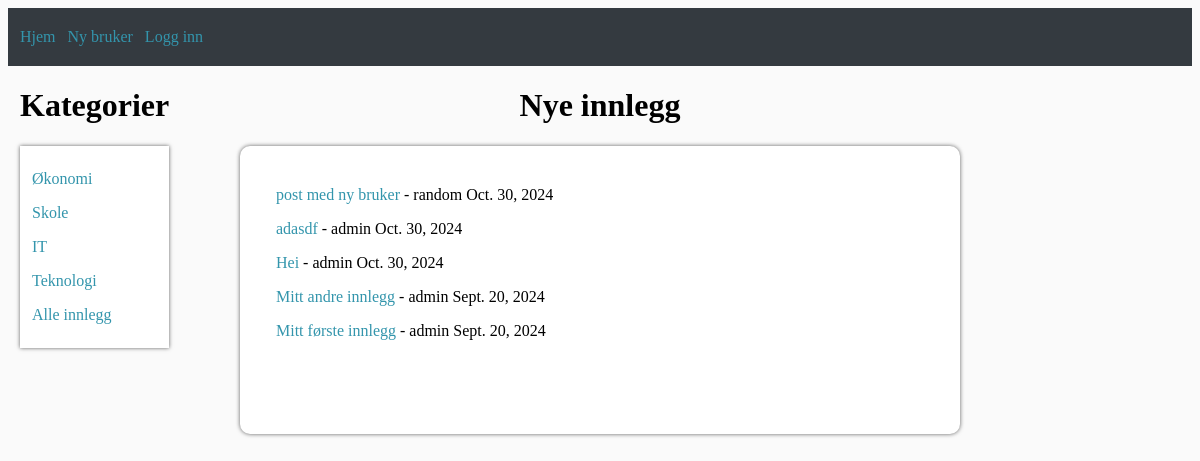
/, run on an earlier commit of the app's database.
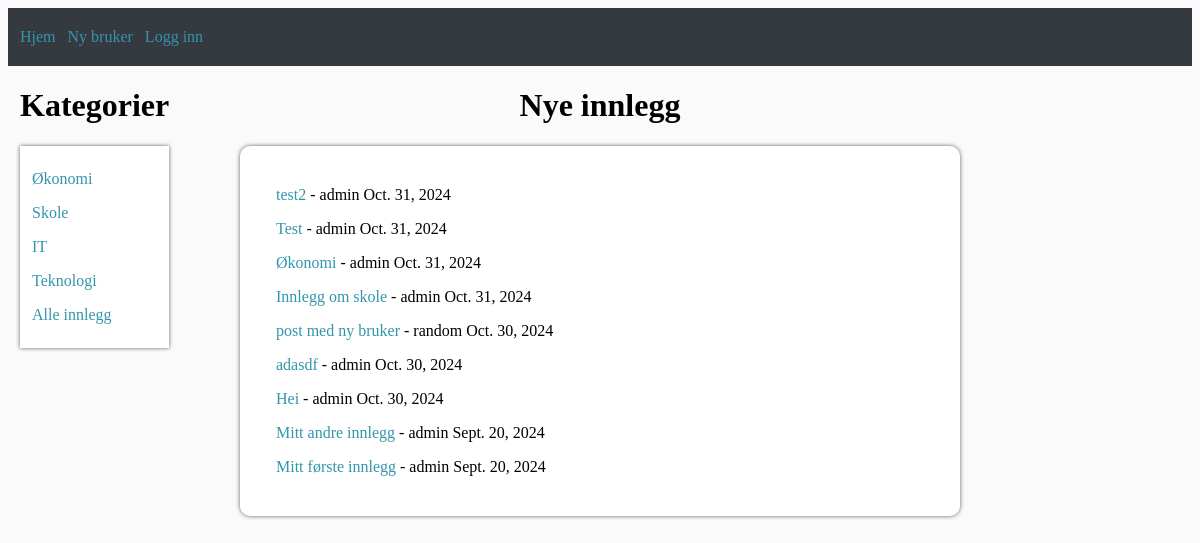
And on a later commit of the database.
### blog/models.py (models this page shows, shortened)
class Post(models.Model):
    title = models.CharField(max_length=100)
    author = models.ForeignKey(User, on_delete=models.CASCADE)
    body = models.TextField()
    date = models.DateField(default=timezone.now)
    categories = models.ManyToManyField(Category, related_name='posts', default="Annet")

### blog/views.py (the view)
# urls.py: 2. Add a URL to urlpatterns:  path('', Home.as_view(), name='home')
class Home(ListView):
    model = Post
    template_name = 'home.html'
    ordering = ['-id']

### blog/templates/home.html (shortened to what this page needs)
{% extends 'basetemplate.html' %}
    {% block defaultnavbar %}
        <div class="content-container">
            <div class="categories-container">
                <h1>Kategorier</h1>
                <div class="categories-list">
                    <div class="categories-text">
                        <p><a href="økonomi.html">Økonomi<a></p>
                        <p><a href="">Skole</a></p>
                        <p><a href="">IT</a></p>
                        <p><a href="">Teknologi</a></p>
                        <p><a href="">Alle innlegg</a></p>
                    </div>
                </div>
            </div>
            <div class="post-list">
                <h1>Nye innlegg</h1>
                <div class="main-container indented-text">
                    {% for post in object_list %}
                           <p> <a href="{% url 'blog_article_content' post.pk %}"> {{post.title}} </a> - {{post.author}} {{post.date}}<br/></p>
                    {% endfor %}
                </div>
            </div>
        </div>
    {% endblock %}

### blog/templates/basetemplate.html
<div class="navbar">
    <p><a href="{% url 'home' %}">Hjem</a></p>
    {% if not user.is_authenticated %}
        <p><a href="{% url 'sign_up' %}">Ny bruker</a></p>
        <p><a href="{% url 'login' %}">Logg inn</a></p>
    {% elif user.is_authenticated %}
        <p><a href="{% url 'create_post' %}">Nytt innlegg</a></p>
        <p><a href="{% url 'logout_confirmation' %}">Logg ut</a></p>
    {% endif %}
</div>
{% block defaultnavbar %}
{% endblock %}
{% load static %}
<link rel="stylesheet" href="{% static 'style.css'%}">

### blog/static/style.css (style rules this page uses)
h1 { text-align: center; }
.indented-text p { position: relative; margin-left: 3vw; }
.indented-text { padding-top: 3vh; padding-bottom: 3vh; }
.main-container { width: 60vw; background-color: white; box-shadow: 0 0 4px #606060; position: relative; min-height: 30vh; border-radius: 10px; }
.post-list { position: absolute; left: 50%; transform: translateX(-50%); }
a { color: #3395ac; text-decoration: none; }
.navbar { background-color: #343a40; padding-top: 0.5vh; padding-bottom: 0.5vh; height: fit-content; display: flex; flex-flow: row; }
.navbar p { width: fit-content; margin-left: 1vw; }
.content-container { display: flex; flex-direction: row; max-width: 100vw; }
.categories-container { width: fit-content; position: relative; margin-left: 1vw; }
.categories-list { background-color: white; box-shadow: 0 0 4px #606060; }
.categories-text { position: relative; margin-left: 1vw; margin-right: 3vw; padding-top: 1vh; padding-bottom: 1vh; }

What changed in the data, as far as the page shows it:
added Post: title "test2", author "admin", date "Oct. 31, 2024"
added Post: title "Test", author "admin", date "Oct. 31, 2024"
added Post: title "Økonomi", author "admin", date "Oct. 31, 2024"
added Post: title "Innlegg om skole", author "admin", date "Oct. 31, 2024"
